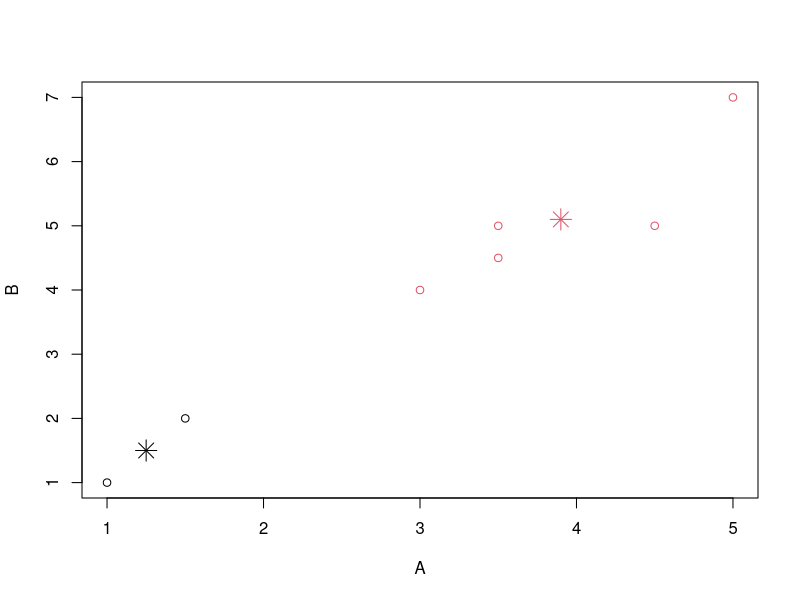

Recreate this plot in R.
#Clustering - Simple dataset - Marks in 2 subjects


A=c(1,1.5,3,5,3.5,4.5,3.5)
B=c(1,2,4,7,5,5,4.5)
marks=data.frame(A,B)
marks

(c1 <- kmeans(marks, 2))
cbind(marks, c1$cluster)
plot(marks, col = c1$cluster)
points(c1$centers, col = 1:2, pch = 8, cex = 2)

c1$iter

#C1- 1, 2 : (1.3, 1.5)
#C2- 3, 4, 5, 6, 7  : (3.9, 5.1)
#
#Specify Coordinates for Centers
mcenters = marks[c(1,4),]
mcenters
(c2 <- kmeans(marks, centers=mcenters))
c2
matrix(c(1,1,5,7), ncol=2)
?matrix
(c2 <- kmeans(marks, centers=matrix(c(1,1,5,7), ncol=2)))

c2
cbind(marks,c2$cluster)
c2$centers
aggregate(marks,by=list(c2$cluster),FUN=mean)
c2
c2$iter

library(dplyr)
marks %>% group_by(c2$cluster) %>% summarise_all(funs(sum, mean, median, n()))


# Distances
x1=marks[1,]; x2=marks[2,]
x1;x2
sqrt(sum((x1-x2)^2))
sqrt(1.25)
dist(rbind(x1,x2))
euc.dist <- function(x1, x2) sqrt(sum((x1 - x2) ^ 2))
for (i in 1:7)
  print(paste(i, round(euc.dist(marks[i,], marks[1,]),2),sep='-'))

ref1 = marks[1,]; ref1
ref2 = marks[4,]; ref2

(d1= apply(marks,1,function(x)sqrt(sum((x-ref1)^2))))
(d2= apply(marks,1,function(x)sqrt(sum((x-ref2)^2))))
df=cbind(marks, d1,d2)
df

apply(df, 1, function(x) max(which(x == min(x, na.rm = TRUE))))
df
apply(df[,c(3,4)],1, min)
df3 <-transform(df, mind1d2=apply(df[,c(3,4)],1, min, na.rm = TRUE))
df3
